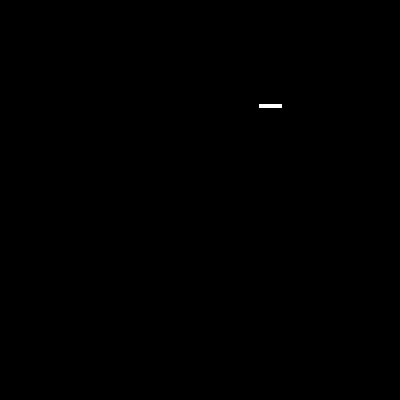
Frame 1 (no input)
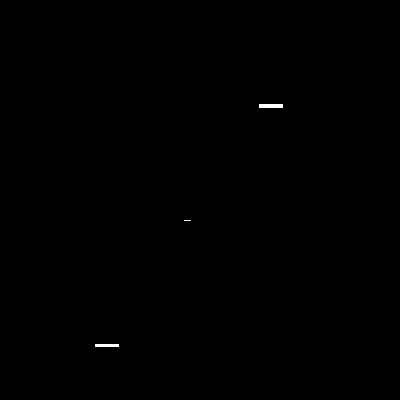
Frame 60 (the mouse pressed at the canvas centre just before this capture)
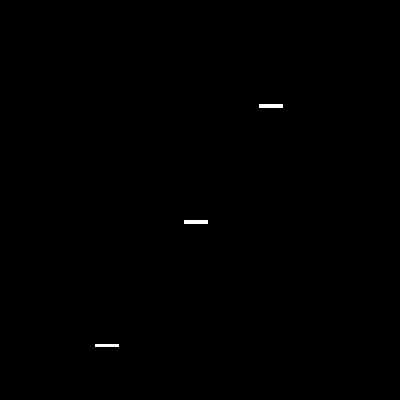
Frame 120 (the mouse held since frame 60 and released just before this capture)

The Processing sketch that drew these frames (run headless with seeded random() and noise(); from frame 60 on, the mouse is pressed at the canvas centre):

// Processing sketch: Starfield
// ── Starfield.pde
Star s;

void setup() {
  size(400, 400);
  background(0);
  s = new Star();
}

void draw() {
  clear();
  
  // Draw star
  float zRatio = s.z / width;
  float sSize = Star.size * zRatio;
  rect(s.x, s.y, Star.size * sSize, sSize);
  
  s.z += Star.speed;
  if (s.z > width)
    s = new Star();
  
  // 
}

// ── Star.pde
class Star {
  static final float size = 5;
  static final float speed = 5;
  
  float x;
  float y;
  float z;
  
  Star() {
    x = random(0, width);
    y = random(0, height);
    z = random(0, width);
  }
}
